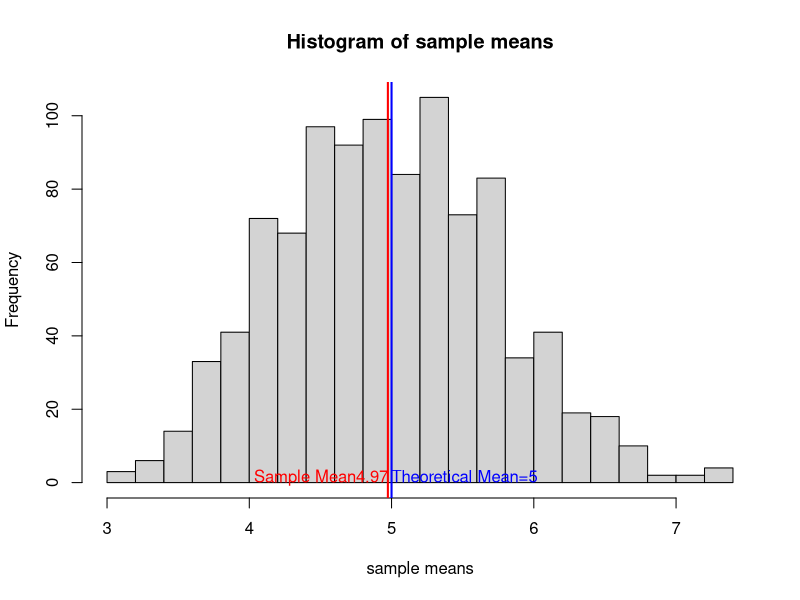
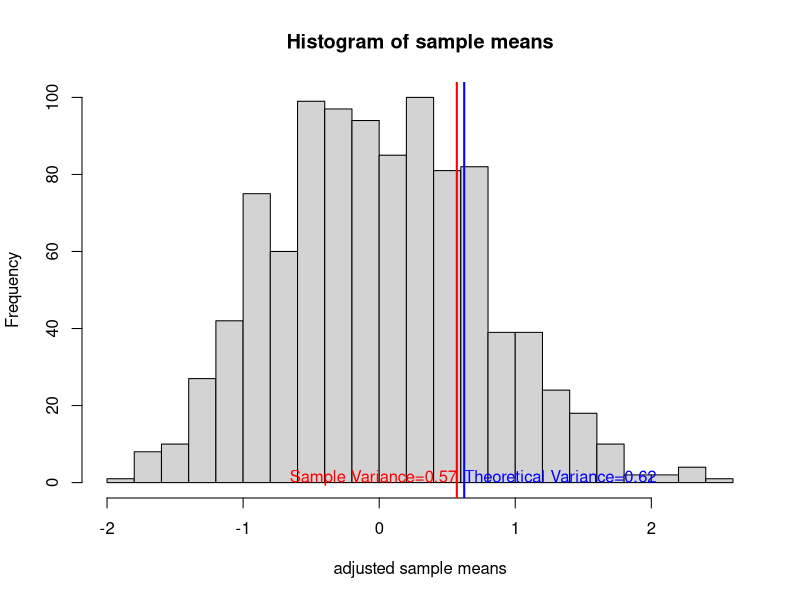
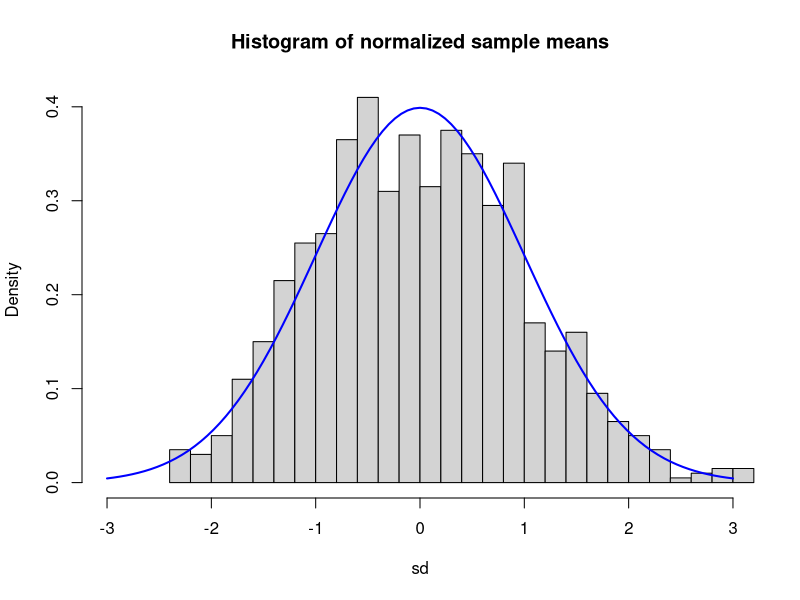

Write R code to recreate these figures, in order.
## ---- chunk 1
knitr::opts_chunk$set(echo = TRUE)
## ---- chunk 2
set.seed(1234)
lambda<-0.2
mns<-NULL

#1000 simulations are run, and each simulation will calculate the mean of 40 random exponential and generate 1 sample mean, so 1000 sample means will be collected.
for(i in 1:1000)
  mns<-c(mns,mean(rexp(40,lambda)))

#Sample Mean will be the mean of these 1000 sample means 
#Sample Variance will be the variance of these 1000 sample means
Sample_Mean<-mean(mns)
Sample_Var<-var(mns)

#Theoretical Mean and Theoretical Variance are 1/lambda and 1/(lambda^2*n) respectivly
Theoretical_Mean<-1/lambda
Theoretical_Var<-1/(lambda^2*40)

## ---- chunk 3
hist(mns,xlab="sample means",breaks=20,main="Histogram of sample means")
abline(v=Sample_Mean,col="red",lwd=2)
Sample_Mean_label<-paste("Sample Mean",round(Sample_Mean,2),sep="")
text(Sample_Mean,0,Sample_Mean_label,adj=c(1,0),col="red")
abline(v=Theoretical_Mean,col="blue",lwd=2)
Theoretical_Mean_label<-paste("Theoretical Mean=",round(Theoretical_Mean,2),sep="")
text(Theoretical_Mean,0,Theoretical_Mean_label,adj=c(0,0),col="blue")
## ---- chunk 4
hist(mns-Sample_Mean,xlab="adjusted sample means",breaks=20,main="Histogram of sample means")
abline(v=Sample_Var,col="red",lwd=2)
Sample_Var_label<-paste("Sample Variance=",round(Sample_Var,2),sep="")
text(Sample_Var,0,Sample_Var_label,adj=c(1,0),col="red")
abline(v=Theoretical_Var,col="blue",lwd=2)
Theoretical_Var_label<-paste("Theoretical Variance=",round(Theoretical_Var,2),sep="")
text(Theoretical_Var,0,Theoretical_Var_label,adj=c(0,0),col="blue")
## ---- chunk 5
norm_mns<-(mns-Sample_Mean)/sqrt(Sample_Var)
hist(norm_mns,freq=FALSE,xlab="sd",xlim=c(-3,3),breaks=20,main="Histogram of normalized sample means")
curve(dnorm(x),add=TRUE,xlim=c(-3,3),col="blue",lwd=2)
sd<-NULL
p_norm_mns<-NULL
p_norm<-NULL

for (i in -3:3)
{sd<-c(sd,i)
 p_norm_mns<-c(p_norm_mns,(sum(norm_mns<=i)/1000))
 p_norm<-c(p_norm,(pnorm(i)))
}
sf<-data.frame(sd,p_norm_mns,p_norm)
names(sf)<-c("sd","cum probability of Sample Mean distribution","cum probability of normal distribution")
sf

